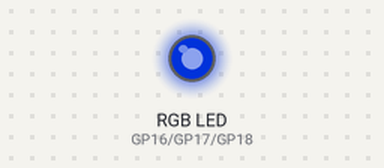
This program was run on a simulated Raspberry Pi Pico running MicroPython. Shown: an RGB LED mixed from three pins (HIGH = lit). Dim RGB values are drawn brighter than linear; the clock reads 2024-03-15 10:24:30 at power-on unless the program sets it.

Above: at 0.1 s.
Timing chart, 0 to 115.5 s (numbered marks = the images above):
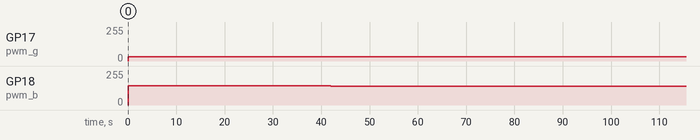

The program:

pico_circadian_light.py
```python
import machine
import time

# Pin assignments for a common anode RGB LED
# Common anode means 0V is on, 255V is off. We invert the values.
PIN_R = 16
PIN_G = 17
PIN_B = 18

# Initialize PWM on the specified pins
pwm_r = machine.PWM(machine.Pin(PIN_R))
pwm_g = machine.PWM(machine.Pin(PIN_G))
pwm_b = machine.PWM(machine.Pin(PIN_B))

# Set PWM frequency (e.g., 1000 Hz)
pwm_r.freq(1000)
pwm_g.freq(1000)
pwm_b.freq(1000)

def set_rgb_color(r, g, b):
    # Invert the 0-255 value for common anode
    # MicroPython PWM duty is 0-65535, so we scale the 0-255 range
    duty_r = int((255 - r) / 255 * 65535)
    duty_g = int((255 - g) / 255 * 65535)
    duty_b = int((255 - b) / 255 * 65535)

    pwm_r.duty_u16(duty_r)
    pwm_g.duty_u16(duty_g)
    pwm_b.duty_u16(duty_b)

# Define the end colors for each hour (0-23)
# These tuples represent (R, G, B) values from 0-255
hourly_colors = [
    (100, 0, 150),   # 00:00 - 01:00 (Deep violet)
    (50, 50, 150),   # 01:00 - 02:00 (Blue with a hint of green)
    (150, 0, 50),    # 02:00 - 03:00 (Dark maroon)
    (50, 0, 100),    # 03:00 - 04:00 (Deep violet)
    (20, 20, 100),   # 04:00 - 05:00 (Deep blue)
    (50, 50, 150),   # 05:00 - 06:00 (Lighter blue)
    (100, 100, 200),  # 06:00 - 07:00 (Morning blue)
    (150, 150, 255),  # 07:00 - 08:00 (Light blue, approaching sunrise)
    (255, 150, 0),    # 08:00 - 09:00 (Vibrant orange)
    (255, 200, 50),   # 09:00 - 10:00 (Vibrant yellow-orange)
    (255, 255, 200),  # 10:00 - 11:00 (Washed pale yellow)
    (255, 255, 220),  # 11:00 - 12:00 (Washed pale yellow)
    (255, 255, 250),  # 12:00 - 13:00 (Near white, high sun)
    (255, 255, 230),  # 13:00 - 14:00 (Washed pale yellow)
    (255, 200, 50),   # 14:00 - 15:00 (Vibrant yellow-orange)
    (255, 150, 0),    # 15:00 - 16:00 (Vibrant orange)
    (200, 200, 50),   # 16:00 - 17:00 (Yellow-green)
    (255, 100, 0),    # 17:00 - 18:00 (Orange-pink, sunset)
    (255, 50, 150),   # 18:00 - 19:00 (Pink-purple, sunset)
    (100, 150, 255),  # 19:00 - 20:00 (Lighter cool blue)
    (50, 100, 255),   # 20:00 - 21:00 (Cool blue)
    (0, 50, 150),     # 21:00 - 22:00 (Dark blue)
    (20, 0, 100),     # 22:00 - 23:00 (Violet)
    (5, 0, 50)        # 23:00 - 24:00 (Very dark violet)
]

def main():
    while True:
        # Get the current time from the Pico W's internal clock
        # NOTE: For persistent accuracy, you should set the time using ntp.
        current_time = time.localtime()
        current_hour = current_time[3]
        current_minute = current_time[4]
        current_second = current_time[5]

        # Determine the start and end colors for the current hour's transition
        # The transition from hour 23 to 0 loops back to the beginning of the list
        start_color = hourly_colors[current_hour - 1] if current_hour > 0 else hourly_colors[23]
        end_color = hourly_colors[current_hour]

        # Calculate the interpolation factor based on the time elapsed in the current hour
        # A full hour is 3600 seconds
        total_seconds_in_hour = 3600
        current_seconds_in_hour = (current_minute * 60) + current_second
        interpolation_factor = current_seconds_in_hour / total_seconds_in_hour

        # Linearly interpolate the RGB values for a smooth transition
        current_r = int(start_color[0] + (end_color[0] - start_color[0]) * interpolation_factor)
        current_g = int(start_color[1] + (end_color[1] - start_color[1]) * interpolation_factor)
        current_b = int(start_color[2] + (end_color[2] - start_color[2]) * interpolation_factor)

        # Set the LED color
        set_rgb_color(current_r, current_g, current_b)

        # Wait for the next second to update the color
        time.sleep(1)

# Start the main loop
if __name__ == '__main__':
    main()
```

Measured:
- by itself, GP17 (pwm_g): 0/255 → 33/255 at 0.00 s, → 32/255 36.0 s later, → 31/255 65.0 s later
- by itself, GP18 (pwm_b): 0/255 → 144/255 at 0.00 s, → 143/255 18.0 s later, → 142/255 24.0 s later, → 141/255 24.0 s later, … (6 changes in this stretch)
